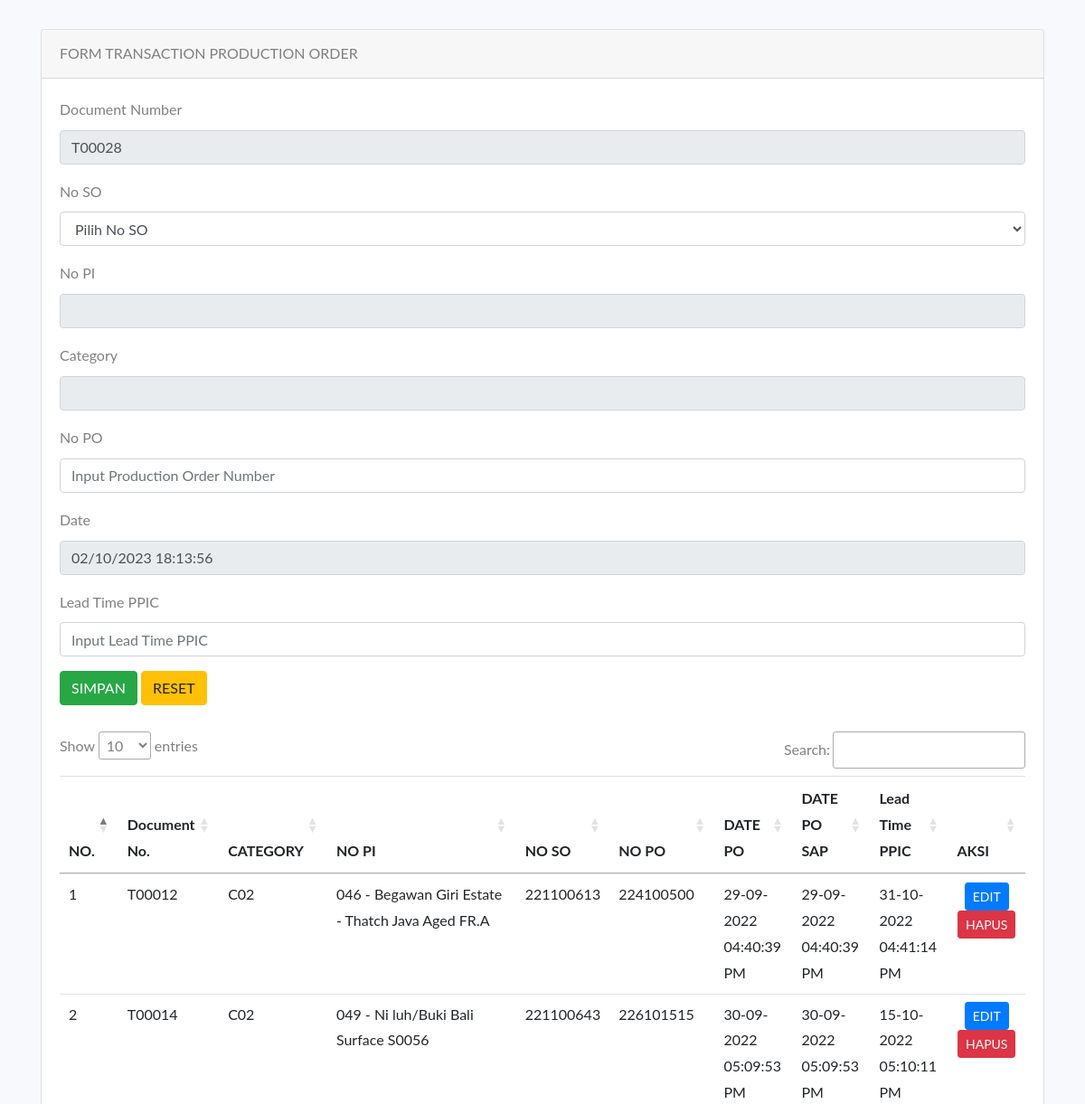
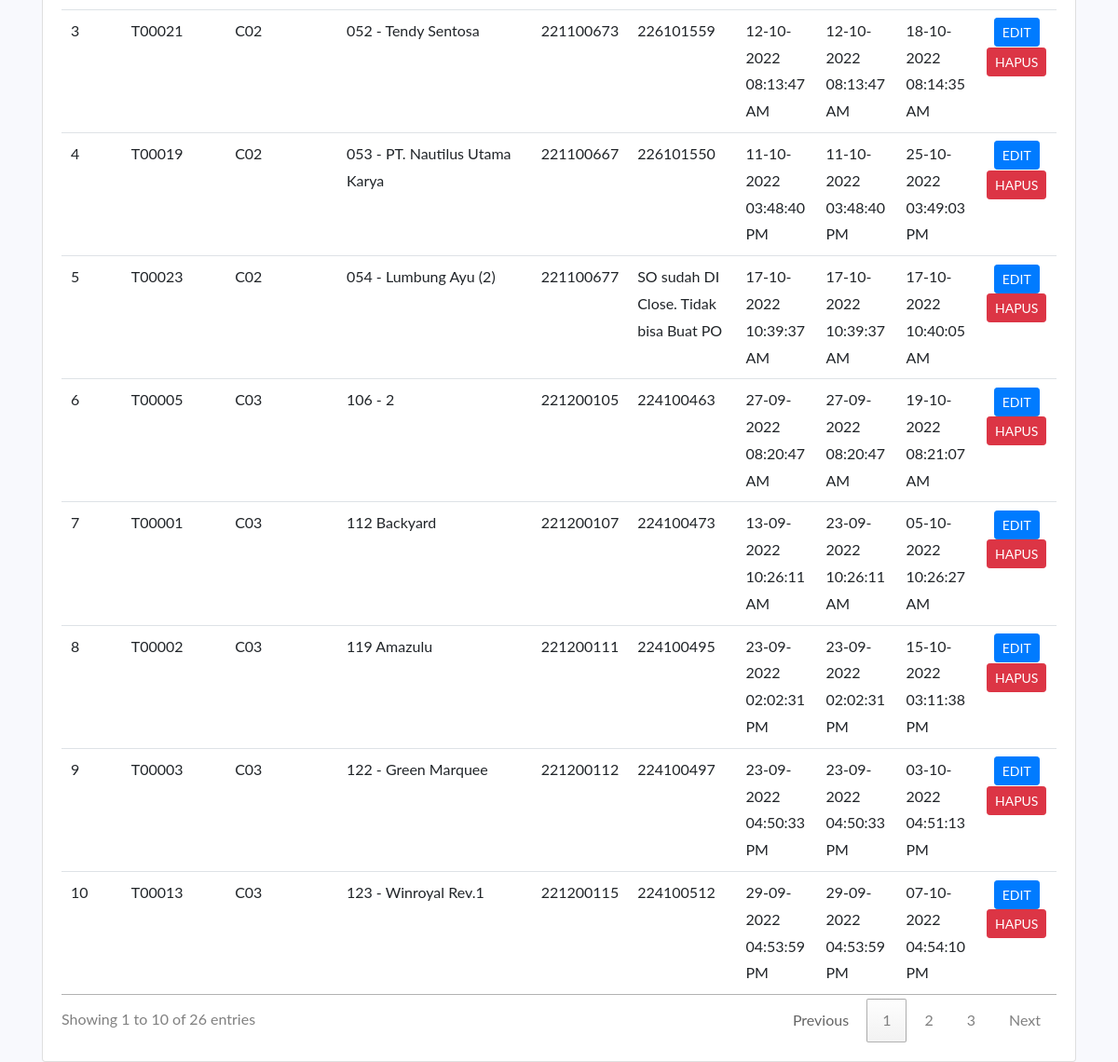
Screenshot of /pages/ppic/po/index.php with the database file from the repository (2 pictures, top to bottom).
### tables this page shows
CREATE TABLE `prod_order` (
  `NumDoc` varchar(10) NOT NULL,
  `CatID` varchar(10) NOT NULL,
  `NoPI` varchar(250) NOT NULL,
  `NoSO` varchar(250) NOT NULL,
  `NoPO` varchar(256) NOT NULL,
  `DatePO` datetime NOT NULL,
  `DatePOSAP` datetime NOT NULL,
  `LeadTimePPIC` datetime NOT NULL,
  `UserID` varchar(10) NOT NULL
);

### pages/ppic/po/index.php (the view, shortened to what this page needs)
<!doctype html>
<html lang="en">
  <head>
    <link rel="stylesheet" href="https://stackpath.bootstrapcdn.com/bootstrap/4.4.1/css/bootstrap.min.css">
    <link rel="stylesheet" href="pages/ppic/po/css/style.css">
	  <link rel="stylesheet" href="pages/ppic/po/css/bootstrap-datetimepicker.min.css">
    <link rel="stylesheet" href="https://stackpath.bootstrapcdn.com/font-awesome/4.7.0/css/font-awesome.min.css">
    <link rel="stylesheet" href="//cdn.datatables.net/1.10.20/css/jquery.dataTables.min.css">
  </head>
  <body>
<?php
	include('koneksi.php');
    $query3 = "SELECT max(NumDoc) as kodeTerbesar FROM prod_order";
    $hasil = mysqli_query($connection,$query3);
	$data3 = mysqli_fetch_array($hasil);
	$kodeBarang = $data3['kodeTerbesar'];
	$urutan = (int) substr($kodeBarang, 2, 5);
	$urutan++;
	$huruf = "T";
	$kodeBarang = $huruf . sprintf("%05s", $urutan);
	?>
    <div class="container" style="margin-top: 32px">
      <div class="row">
        <div class="col-md-12">
          <div class="card">
            <div class="card-header">
              FORM TRANSACTION PRODUCTION ORDER
            </div>
            <div class="card-body">
             <form action="pages/ppic/po/simpan-po.php" method="POST">
                <div class="form-group">
                  <label>Document Number</label>
                  <input type="text" name="NumDoc" placeholder="Masukkan Document Number" required="required" value="<?php echo $kodeBarang ?>" class="form-control" readonly>
                </div>
                <div class="form-group">
                  <label>No SO</label>
                  <select name="NoSO" id="NoPI" class="form-control" onchange='changeValue(this.value)' >
                      <option value="">Pilih No SO</option>
                     </select>
                </div>
                <div class="form-group">
                  <label>No PI</label>
                  <input type="text" name="NoPI" id="NoSO" class="form-control" readonly>
                </div>
                <div class="form-group">
                  <label>Category</label>
                  <input type="text" name="CatID"  class="form-control" id="CatID" readonly>
                </div>
                <div class="form-group">
                  <label>No PO</label>
                  <input type="text" name="NoPO" placeholder="Input Production Order Number" class="form-control">
                </div>
                <div class="form-group">
                  <label>Date</label>
                  <input type="text" name="DatePO" value="<?php date_default_timezone_set('Asia/Jakarta'); echo date("m/d/Y H:i:s");?>" class="form-control" readonly>
                </div>
                <div class="form-group">
                  <label>Lead Time PPIC</label>
                  <input type="text" name="LeadTimePPIC" placeholder="Input Lead Time PPIC" class="form-control" id="id_1">
                </div>
                <button type="submit" class="btn btn-success">SIMPAN</button>
                <button type="reset" class="btn btn-warning">RESET</button>
              </form>
              <br/>
              <div class="table-responsive">
              <table class="table table-hover" id="poTable">
                <thead>
                  <tr>
                    <th scope="col">NO.</th>
                    <th scope="col">Document No.</th>
                    <th scope="col">CATEGORY</th>
                    <th scope="col">NO PI</th>
                    <th scope="col">NO SO</th>
                    <th scope="col">NO PO</th>
                    <th scope="col">DATE PO</th>
                    <th scope="col">DATE PO SAP</th>
                    <th scope="col">Lead Time PPIC</th>
                    <th scope="col">AKSI</th>
                  </tr>
                </thead>
                <tbody>
                  <?php
                      include('koneksi.php');
                      $no = 1;
                      $query = mysqli_query($connection,"SELECT t1.NumDoc as ND, t1.CatID as CAD, t1.NoPI as NP, t1.NoSO as NOS, t1.NoPO as SO, t1.DatePO as DS, t1.DatePOSAP as DSAP, t1.LeadTimePPIC as LTP FROM prod_order t1 left join user t2 on t1.UserID = t2.UserID order by NP asc");
                      while($row = mysqli_fetch_array($query)){
                  ?>
                  <tr>
                      <td><?php echo $no++ ?></td>
                      <td><?php echo $row['ND'] ?></td>
                      <td><?php echo $row['CAD'] ?></td>
                      <td><?php echo $row['NP'] ?></td>
                      <td><?php echo $row['NOS'] ?></td>
                      <td><?php echo $row['SO'] ?></td>
                      <td><?php echo date("d-m-Y h:i:s A",strtotime($row['DS'])) ?></td>
                      <td><?php echo date("d-m-Y h:i:s A",strtotime($row['DSAP'])) ?></td>
                      <td><?php echo date("d-m-Y h:i:s A",strtotime($row['LTP'])) ?></td>
                      <td class="text-center">
                        <a href="pages/ppic/po/edit-po.php?id=<?php echo $row['ND'] ?>" class="btn btn-sm btn-primary">EDIT</a>
                        <a href="pages/ppic/po/hapus-po.php?id=<?php echo $row['ND'] ?>" class="btn btn-sm btn-danger">HAPUS</a>
                      </td>
                  </tr>
                <?php } ?>
                </tbody>
              </table>
              </div>
            </div>
          </div>
      </div>
    </div>
  </body>
</html>

### rows the page displays
prod_order: NumDoc "T00012", CatID "C02", NoPI "046 - Begawan Giri Estate - Thatch Java Aged FR.A", NoSO "221100613", NoPO "224100500", DatePO "29-09-2022 04:40:39 PM", DatePOSAP "29-09-2022 04:40:39 PM", LeadTimePPIC "31-10-2022 04:41:14 PM"
prod_order: NumDoc "T00014", CatID "C02", NoPI "049 - Ni luh/Buki Bali Surface S0056", NoSO "221100643", NoPO "226101515", DatePO "30-09-2022 05:09:53 PM", DatePOSAP "30-09-2022 05:09:53 PM", LeadTimePPIC "15-10-2022 05:10:11 PM"
prod_order: NumDoc "T00021", CatID "C02", NoPI "052 - Tendy Sentosa", NoSO "221100673", NoPO "226101559", DatePO "12-10-2022 08:13:47 AM", DatePOSAP "12-10-2022 08:13:47 AM", LeadTimePPIC "18-10-2022 08:14:35 AM"
prod_order: NumDoc "T00019", CatID "C02", NoPI "053 - PT. Nautilus Utama Karya", NoSO "221100667", NoPO "226101550", DatePO "11-10-2022 03:48:40 PM", DatePOSAP "11-10-2022 03:48:40 PM", LeadTimePPIC "25-10-2022 03:49:03 PM"
prod_order: NumDoc "T00023", CatID "C02", NoPI "054 - Lumbung Ayu (2)", NoSO "221100677", NoPO "SO sudah DI Close. Tidak bisa Buat PO", DatePO "17-10-2022 10:39:37 AM", DatePOSAP "17-10-2022 10:39:37 AM", LeadTimePPIC "17-10-2022 10:40:05 AM"
prod_order: NumDoc "T00005", CatID "C03", NoPI "106 - 2", NoSO "221200105", NoPO "224100463", DatePO "27-09-2022 08:20:47 AM", DatePOSAP "27-09-2022 08:20:47 AM", LeadTimePPIC "19-10-2022 08:21:07 AM"
prod_order: NumDoc "T00001", CatID "C03", NoPI "112 Backyard", NoSO "221200107", NoPO "224100473", DatePO "13-09-2022 10:26:11 AM", DatePOSAP "23-09-2022 10:26:11 AM", LeadTimePPIC "05-10-2022 10:26:27 AM"
prod_order: NumDoc "T00002", CatID "C03", NoPI "119 Amazulu", NoSO "221200111", NoPO "224100495", DatePO "23-09-2022 02:02:31 PM", DatePOSAP "23-09-2022 02:02:31 PM", LeadTimePPIC "15-10-2022 03:11:38 PM"
prod_order: NumDoc "T00003", CatID "C03", NoPI "122 - Green Marquee", NoSO "221200112", NoPO "224100497", DatePO "23-09-2022 04:50:33 PM", DatePOSAP "23-09-2022 04:50:33 PM", LeadTimePPIC "03-10-2022 04:51:13 PM"
prod_order: NumDoc "T00013", CatID "C03", NoPI "123 - Winroyal Rev.1", NoSO "221200115", NoPO "224100512", DatePO "29-09-2022 04:53:59 PM", DatePOSAP "29-09-2022 04:53:59 PM", LeadTimePPIC "07-10-2022 04:54:10 PM"
